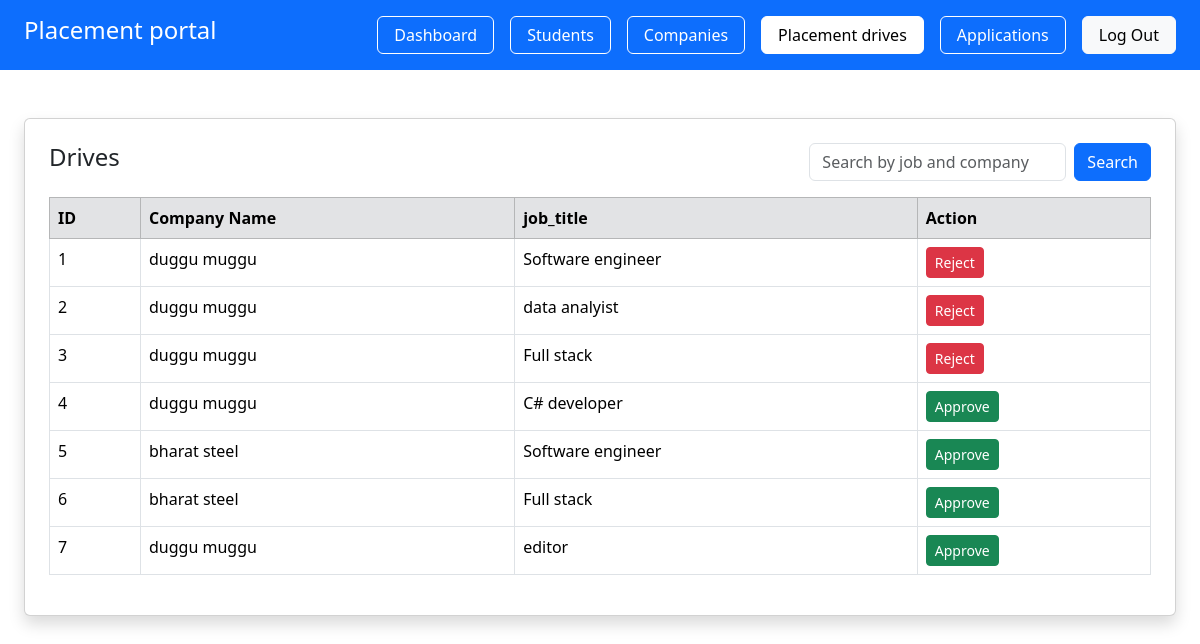
The page /admin/drives (signed in) on the database as committed earlier.
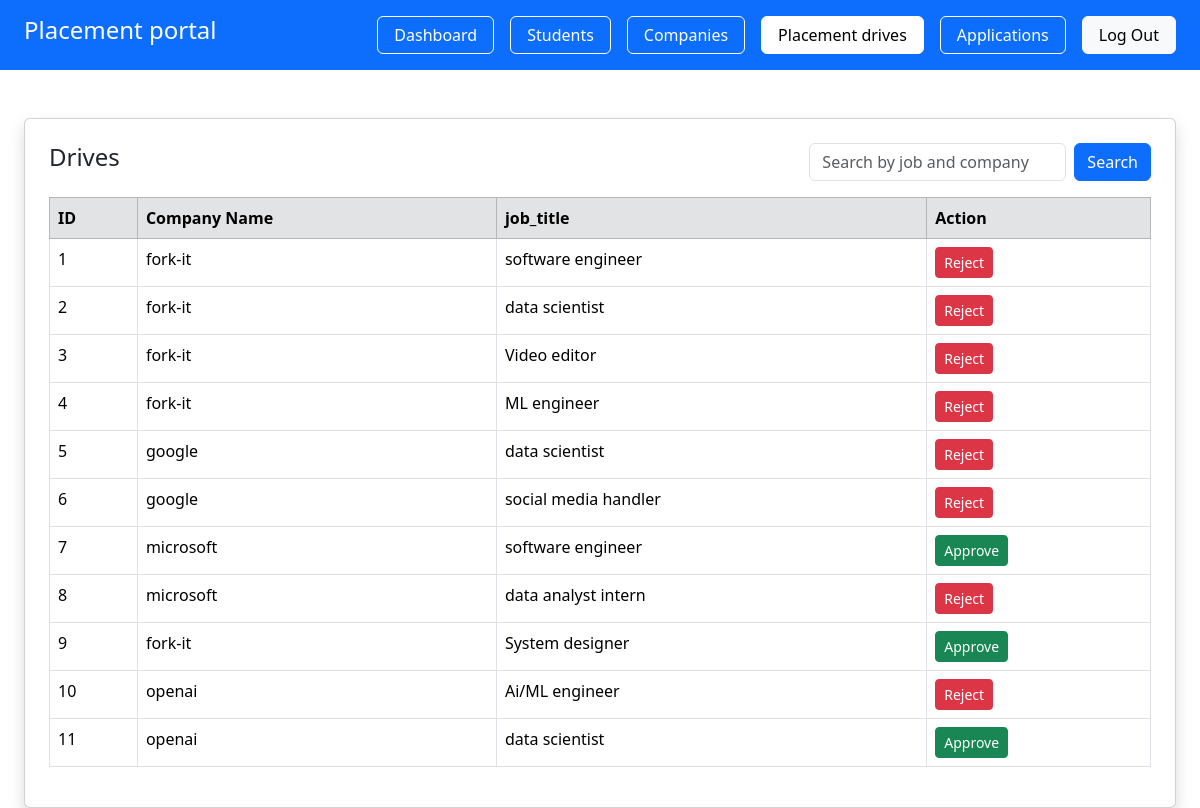
The same page on the database as committed later.
### app/models.py (models this page shows, shortened)
class PlacementDrive(db.Model):
     __tablename__ = "placement_drives"
     id = db.Column(db.Integer, primary_key=True)
     company_id = db.Column(db.Integer, db.ForeignKey("companies.id"), nullable=False)
     job_title = db.Column(db.String(150), nullable=False )
     description = db.Column(db.Text)
     eligibility= db.Column(db.String(200))
     deadline = db.Column(db.Date)
     status = db.Column(db.String(20) , default = 'pending')
     created_at  = db.Column(db.DateTime, default=datetime.utcnow)
     company= db.relationship('Company', backref='drives')

class Company(db.Model):
     __tablename__ = "companies"
     id = db.Column(db.Integer, primary_key=True)
     user_id = db.Column(db.Integer, db.ForeignKey("users.id"), nullable=False)
     company_name = db.Column(db.String(150), nullable=False)
     hr_name = db.Column(db.String(100))
     website = db.Column(db.String(150))
     approval_status = db.Column(db.String(20), default="pending")
     is_blacklisted = db.Column(db.Boolean, default=False)
     user = db.relationship("User", backref=db.backref("company", uselist=False),uselist=False)

### app/admin/routes.py (the view)
@admin.route('/admin/drives')
@login_required
def drives():
     if current_user.role != 'admin':
        abort(403)
     search = request.args.get("search")
     if search:
         drives = PlacementDrive.query.filter(
             (PlacementDrive.job_title.ilike(f"%{search}%")) |
             ( Company.company_name.ilike(f"%{search}%"))
         ).all()
     else:
         drives = PlacementDrive.query.all()
     return render_template('admin/navigators/drives.html', drives=drives)

### app/__init__.py (called while the page is built)
@login_manager.user_loader
def load_user(user_id):
    from app.models import User
    return User.query.get(int(user_id))

### app/templates/admin/navigators/drives.html
{% extends 'base.html' %}
{% block content %}
 <div class="card shadow p-4 mt-5 mx-4 ">
    <div class="d-flex justify-content-between">
          <h4>Drives</h4>
          <form method="GET" action="{{ url_for('admin.drives') }}" class="d-flex">
               <input type="text" name="search" placeholder="Search by job and company" class="form-control me-2" value="{{ request.args.get('search','') }}">
               <button class="btn btn-primary">Search</button>
          </form>
    </div>
    {% if drives %}
    <table class="table table-bordered mt-3">
        <thead class="table-secondary">
            <tr>
                <th>ID</th>
                <th>Company Name</th>
                <th>job_title</th>
                <th>Action</th>
            </tr>
        </thead>
        <tbody>
            {% for drive in drives %}
            <tr>
                <td>{{ drive.id }}</td>
                <td>{{ drive.company.company_name }}</td>
                <td>{{ drive.job_title}}</td>
                <td>
                    {% if drive.status != 'open' %}
                    <a href="/admin/approve_drives/{{ drive.id }}"
                       class="btn btn-success btn-sm">Approve</a>
                    {% else %}
                    <a href="/admin/drives_reject/{{ drive.id }}"
                       class="btn btn-danger btn-sm">Reject</a>
                    {% endif %}
                </td>
            </tr>
            {% endfor %}
        </tbody>
    </table>
    {% else %}
        <p class="text-muted">No pending drives</p>
    {% endif %}
 </div>
{% endblock %}

### app/templates/base.html (shortened to what this page needs)
<!DOCTYPE html>
<html>
<head>
    <link rel="stylesheet" href="{{ url_for('static', filename='style.css') }}">
<link href="https://cdn.jsdelivr.net/npm/bootstrap@5.3.2/dist/css/bootstrap.min.css" rel="stylesheet">
</head>
<body class="d-flex flex-column min-vh-100">
    {% include 'components/navbar.html'  %}
    {% block content %}{% endblock %}
</body>
</html>

### app/templates/components/navbar.html (shortened to what this page needs)
{% block navbar %}
<nav class="bg-primary py-3 px-4 d-flex justify-content-between">
     <h2 class="fs-4 text-white">Placement portal</h2>
     {% if current_user.is_authenticated %}
     <div class="d-flex ">
          {% if current_user.role=='admin' %}
               <a href="{{ url_for('admin.a_admin') }}"
                  class="nav-btn btn-outline-light px-3 me-3 {% if request.path == '/admin/dashboard' %}active{% endif %}  ">
                  Dashboard
               </a>
               <a href="{{ url_for('admin.students') }}"
                  class="nav-btn btn-outline-light px-3 me-3 {% if request.path == '/admin/students' %}active{% endif %}  ">
                  Students
               </a>
               <a href="{{ url_for('admin.companies') }}"
                  class="nav-btn btn-outline-light px-3 me-3 {% if request.path == '/admin/companies' %}active{% endif %}  ">
                  Companies
               </a>
               <a href="{{ url_for('admin.drives') }}"
                  class="nav-btn btn-outline-light px-3 me-3 {% if request.path == '/admin/drives' %}active{% endif %}  ">
                  Placement drives
               </a>
               <a href="{{ url_for('admin.applicants') }}"
                  class="nav-btn btn-outline-light px-3 me-3 {% if request.path == '/admin/applicants' %}active{% endif %}  ">
                  Applications
               </a>
          {% endif %}
          <a href="{{ url_for('auth.logout') }}" class="btn btn-light px-3" >Log Out</a>
     </div>
     {% else %}
     <div>
          <a href="{{ url_for('auth.login') }}" class="btn btn-light px-3">Login</a>
          <a href="{{ url_for('auth.register_student') }}" class="btn btn-secondary px-3">Register</a>
     </div>
     {% endif %}
</nav>
{% endblock %}

### app/static/style.css (style rules this page uses)
.active { color: black; background-color: blue; }
.nav-btn { color: white; border: 1px solid white; border-radius: 6px; text-decoration: none; flex: content; justify-content: center; align-content: center; }
.nav-btn.active { color: black; background-color: white; border-radius: 6px; text-decoration: none; flex: content; justify-content: center; align-content: center; }

Rows that differ between the two databases and show on the page:
changed PlacementDrive id 1: company.company_name "duggu muggu" → "fork-it"; job_title "Software engineer" → "software engineer"
changed PlacementDrive id 2: company.company_name "duggu muggu" → "fork-it"; job_title "data analyist" → "data scientist"
changed PlacementDrive id 3: company.company_name "duggu muggu" → "fork-it"; job_title "Full stack" → "Video editor"
changed PlacementDrive id 4: company.company_name "duggu muggu" → "fork-it"; job_title "C# developer" → "ML engineer"; status "Approve" → "Reject"
changed PlacementDrive id 5: company.company_name "bharat steel" → "google"; job_title "Software engineer" → "data scientist"; status "Approve" → "Reject"
changed PlacementDrive id 6: company.company_name "bharat steel" → "google"; job_title "Full stack" → "social media handler"; status "Approve" → "Reject"
changed PlacementDrive id 7: company.company_name "duggu muggu" → "microsoft"; job_title "editor" → "software engineer"
added PlacementDrive: id "8", company.company_name "microsoft", job_title "data analyst intern"
added PlacementDrive: id "9", company.company_name "fork-it", job_title "System designer"
added PlacementDrive: id "10", company.company_name "openai", job_title "Ai/ML engineer"
added PlacementDrive: id "11", company.company_name "openai", job_title "data scientist"
